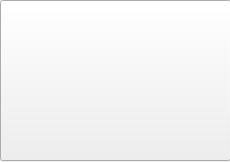
<?xml version="1.0" encoding="UTF-8"?>
<ui version="4.0">
 <class>OrganizationUI</class>
 <widget class="QWidget" name="OrganizationUI">
  <property name="geometry">
   <rect>
    <x>0</x>
    <y>0</y>
    <width>230</width>
    <height>162</height>
   </rect>
  </property>
  <property name="windowTitle">
   <string>Form</string>
  </property>
  <widget class="QLabel" name="name">
   <property name="geometry">
    <rect>
     <x>20</x>
     <y>130</y>
     <width>121</width>
     <height>20</height>
    </rect>
   </property>
   <property name="text">
    <string/>
   </property>
  </widget>
  <widget class="QPushButton" name="pushButton">
   <property name="geometry">
    <rect>
     <x>0</x>
     <y>0</y>
     <width>231</width>
     <height>161</height>
    </rect>
   </property>
   <property name="styleSheet">
    <string notr="true">
image: url(:/organize/organize.png);</string>
   </property>
   <property name="text">
    <string/>
   </property>
  </widget>
  <zorder>pushButton</zorder>
  <zorder>name</zorder>
 </widget>
 <resources/>
 <connections/>
</ui>
